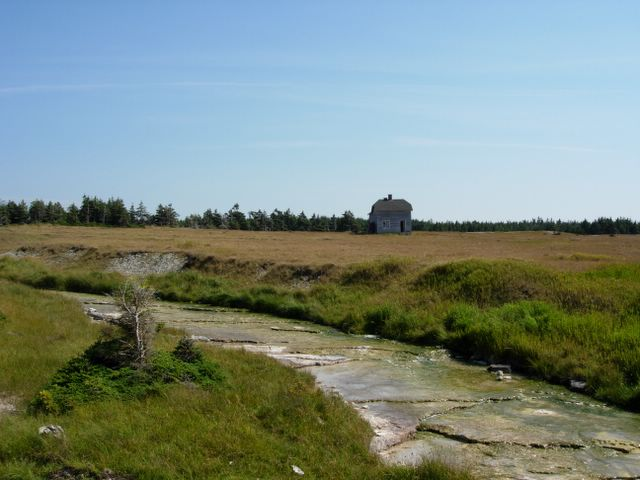
#> input picture Lab 01/field.jpg, 640 x 480 px
$ jupyter execute lab01.ipynb
#> lines starting #> are read from the running program, lines starting #| are printed output that depends on the picture
### Imports

[cell 1]
import cv2
import numpy as np

### Task 1: Display Image

[cell 2]
# Read the image
img = cv2.imread('./field.jpg')
#> img is the input picture: shape (480, 640, 3); mean B, G, R 126.6, 136.7, 122

# Display the image
cv2.imshow('sample image',img)

# Wait until a key is pressed
cv2.waitKey(0)

# Close the window
cv2.destroyAllWindows()

### Task 2: Down-size Image

[cell 3]
img2 = cv2.resize(img, (0,0), fx=0.25, fy=0.25)
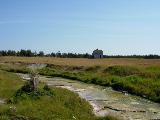
#> img2: shape (120, 160, 3); mean B, G, R 126.8, 136.9, 122.1

cv2.imshow('sample image',img2)

# Wait until a key is pressed
cv2.waitKey(0)

# Close the window
cv2.destroyAllWindows()

# Re expanding


img3 = cv2.resize(img2, (0,0), fx=4, fy=4)
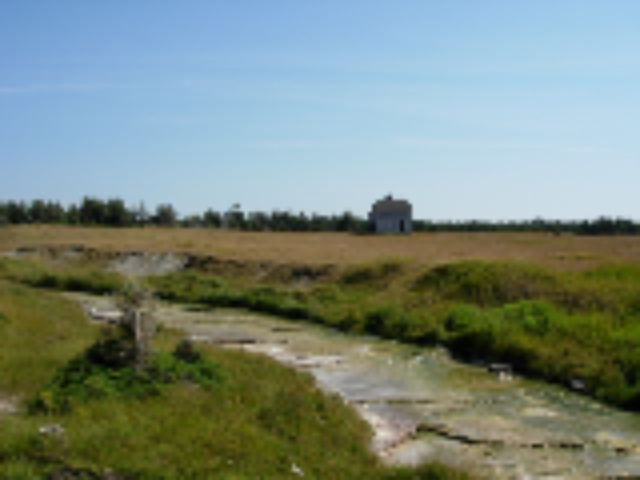
#> img3: shape (480, 640, 3); mean B, G, R 126.7, 136.8, 122

cv2.imshow('sample image',img3)

# Wait until a key is pressed
cv2.waitKey(0)

# Close the window
cv2.destroyAllWindows()

### Task 3: Quantize Image

[cell 4]
img4 = (img // 32 * 32) + (32 // 2)
cv2.imshow('sample image',img4)
# Wait until a key is pressed
cv2.waitKey(0)
# Close the window
cv2.destroyAllWindows()

### Save Images

[cell 5]
images = [img, img2, img3, img4]
for i in range(len(images)):
  cv2.imwrite('./images/image-'+ str((i + 1)) +'.jpg', images[i])
#> this loop made 4 passes
